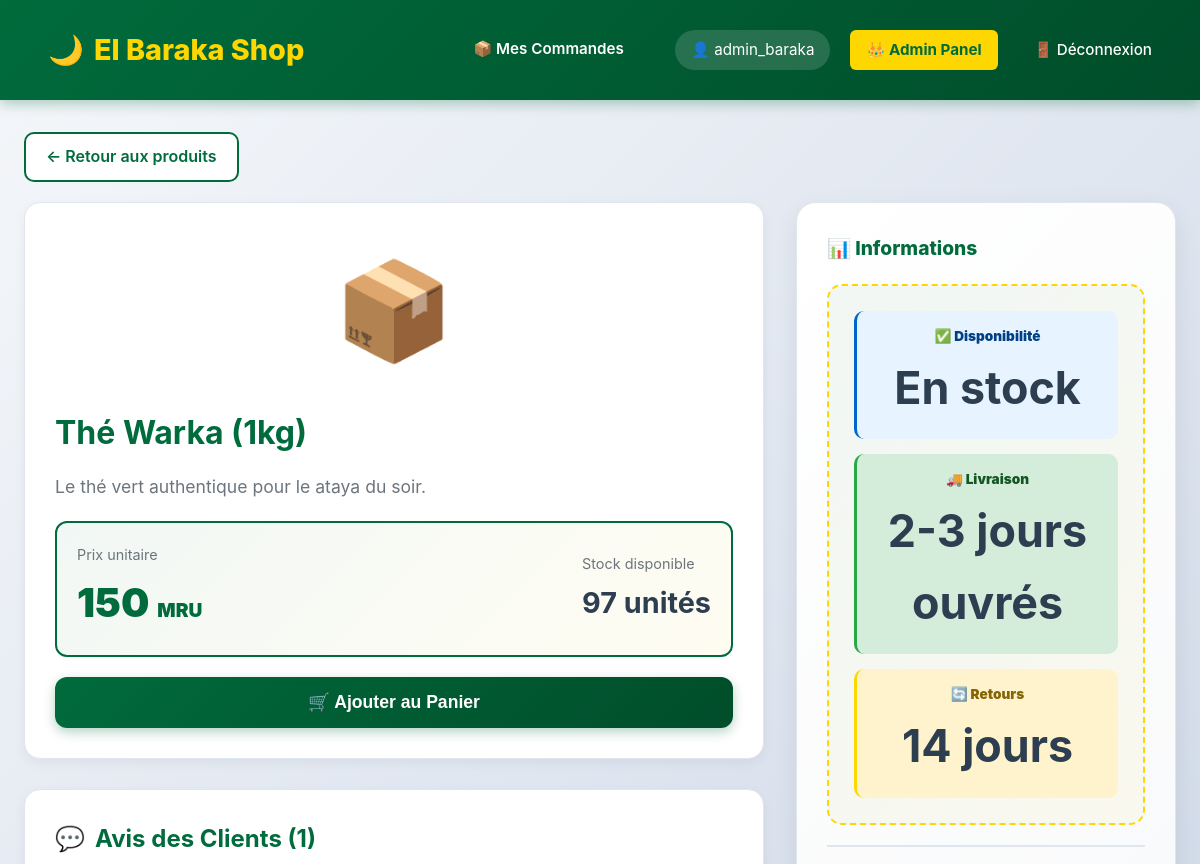
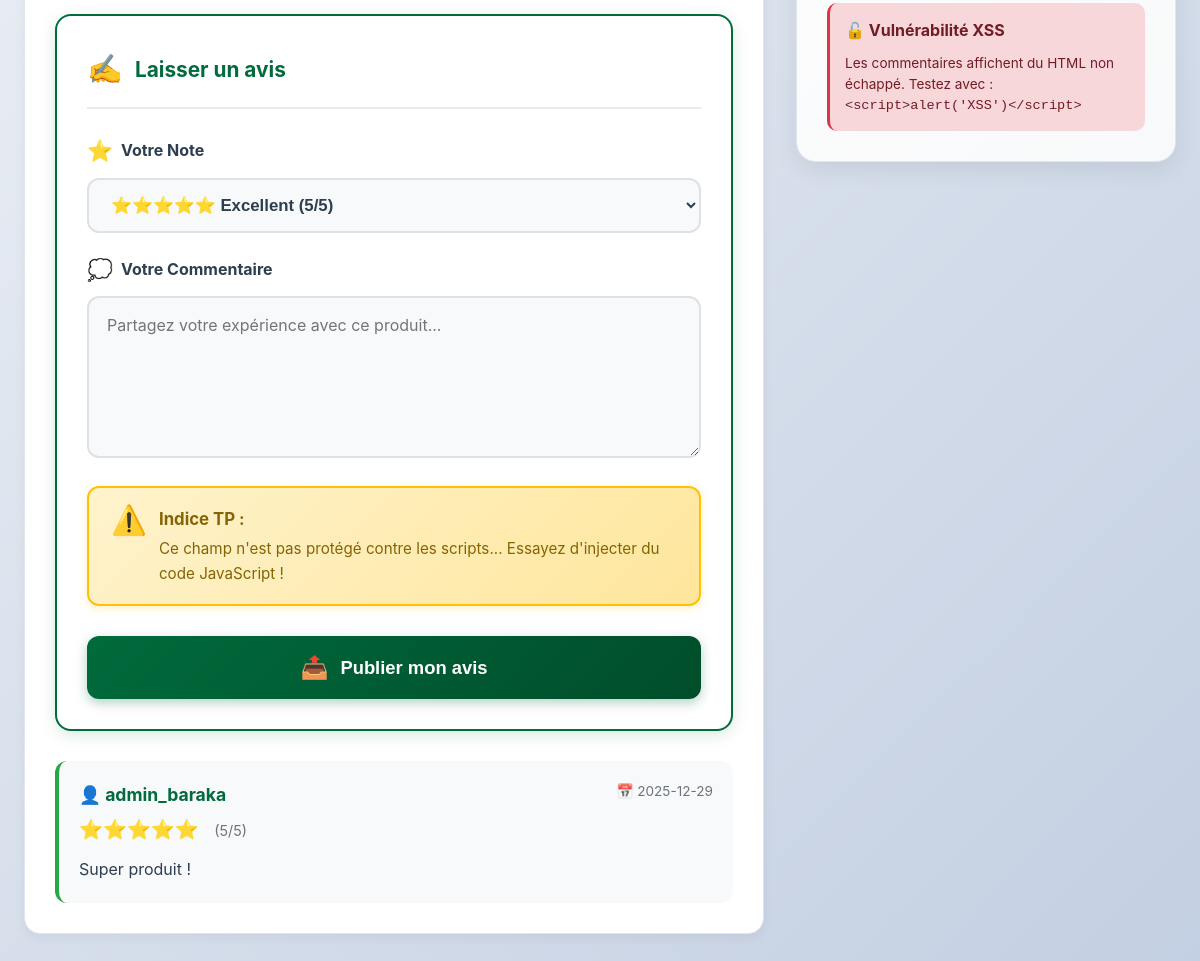
/produit/1 (signed in), run on an earlier commit of the app's database (2 pictures, top to bottom).
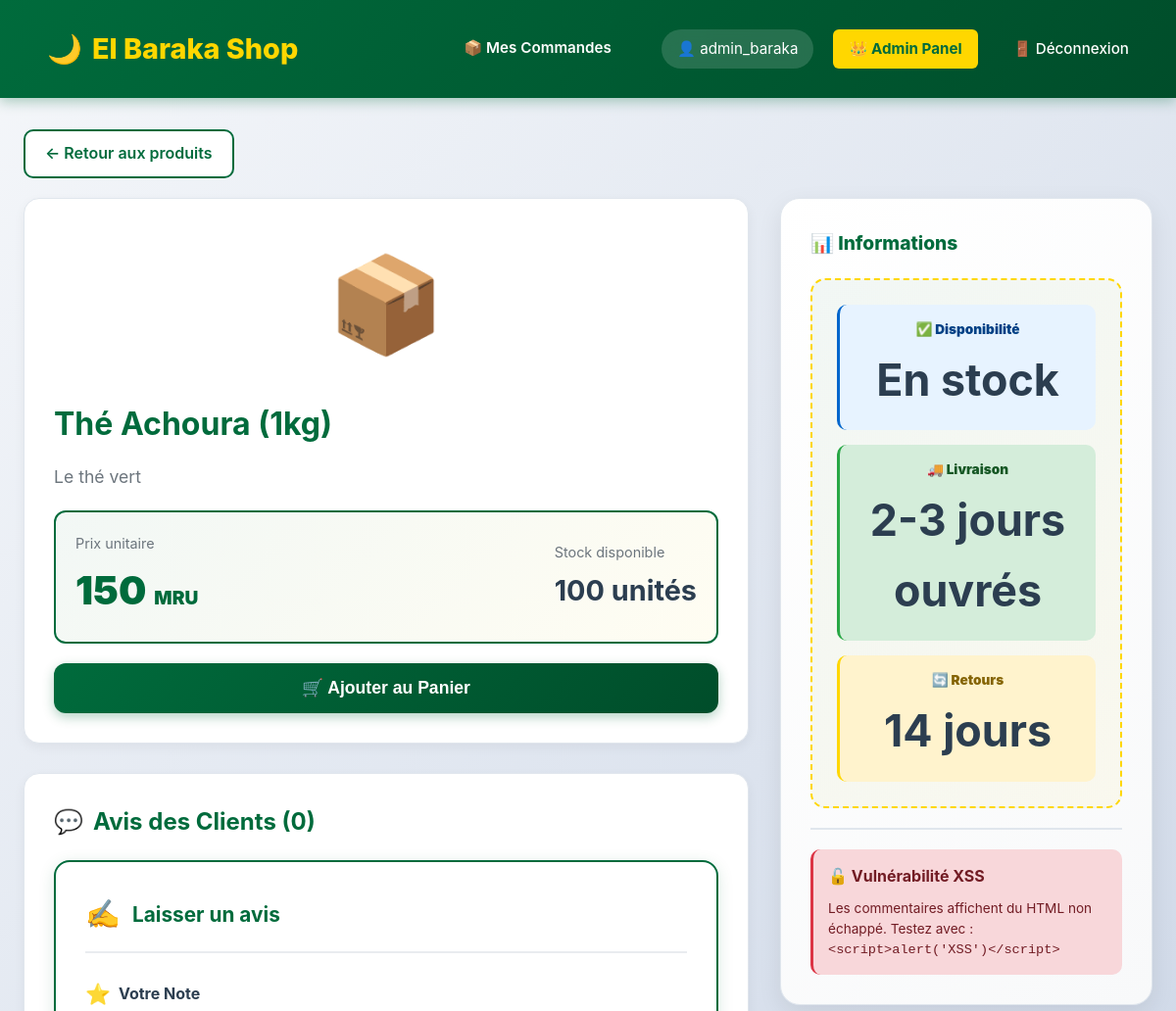
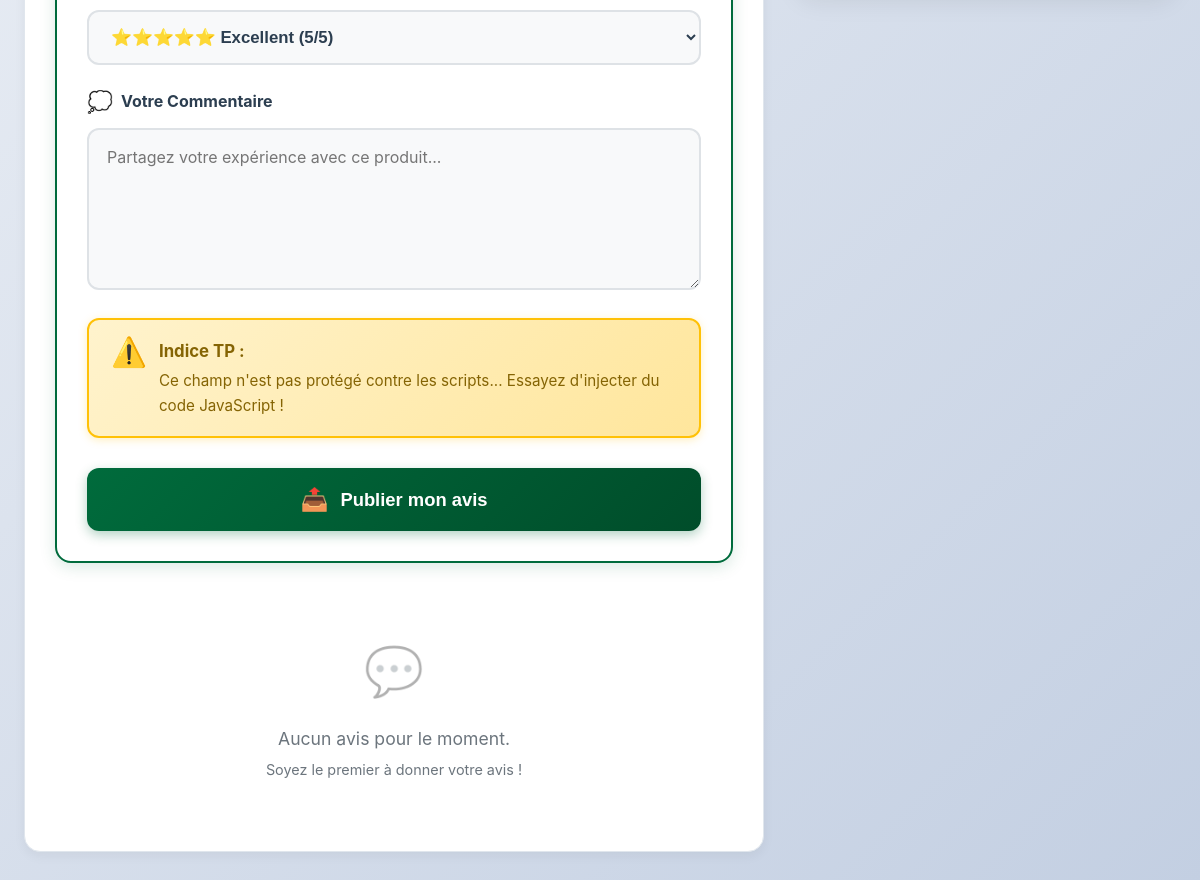
And on a later commit of the database (2 pictures, top to bottom).
### tables this page shows
CREATE TABLE utilisateurs (
            id INTEGER PRIMARY KEY AUTOINCREMENT,
            username TEXT NOT NULL UNIQUE,
            password TEXT NOT NULL,
            telephone TEXT,
            adresse TEXT,
            est_admin BOOLEAN DEFAULT 0,
            solde_mru DECIMAL(10, 2) DEFAULT 0.00
        );

CREATE TABLE produits (
            id INTEGER PRIMARY KEY AUTOINCREMENT,
            nom TEXT NOT NULL,
            description TEXT,
            prix DECIMAL(10, 2) NOT NULL,
            quantite INTEGER DEFAULT 10
        );

CREATE TABLE commentaires (
    id INT AUTO_INCREMENT PRIMARY KEY,
    produit_id INT,
    utilisateur_id INT,
    message TEXT,                          -- L'étudiant injecte <script> ici
    note INT CHECK (note BETWEEN 1 AND 5),
    date_post DATETIME DEFAULT CURRENT_TIMESTAMP,
    FOREIGN KEY (produit_id) REFERENCES produits(id),
    FOREIGN KEY (utilisateur_id) REFERENCES utilisateurs(id)
);

### app.py (the view)
@app.route('/produit/<int:produit_id>')
def produit_details(produit_id):
    if 'user_id' not in session: return redirect('/login')
    conn = get_db_connection()
    produit = conn.execute("SELECT * FROM produits WHERE id = ?", (produit_id,)).fetchone()
    if not produit:
        flash("Produit introuvable.", "danger")
        conn.close()
        return redirect('/')
    commentaires = conn.execute("""
        SELECT c.*, u.username
        FROM commentaires c
        JOIN utilisateurs u ON c.utilisateur_id = u.id
        WHERE c.produit_id = ?
        ORDER BY c.date_post DESC
    """, (produit_id,)).fetchall()
    conn.close()
    return render_template('produit_details.html', produit=produit, commentaires=commentaires)

### app.py (called while the page is built)
def get_db_connection():
    conn = sqlite3.connect('elbaraka.db')
    conn.row_factory = sqlite3.Row
    return conn

### templates/produit_details.html (shortened to what the changed rows need)
{% extends "base.html" %}
{% block content %}
<div style="max-width: 1200px; margin: 0 auto;">
    <div class="main-layout">
        <div>
            <div style="background: white; padding: 30px; border-radius: 16px; box-shadow: 0 4px 12px rgba(0,0,0,0.05); border: 1px solid #e0e6ed; margin-bottom: 30px;">
                <div style="text-align: center; font-size: 6rem; margin-bottom: 20px;">📦</div>
                <h1 style="color: var(--primary); margin-bottom: 15px; font-size: 2rem;">{{ produit.nom }}</h1>
                <p style="color: #6c757d; font-size: 1.1rem; line-height: 1.6; margin-bottom: 20px;">
                    {{ produit.description }}
                </p>
                <div style="display: flex; justify-content: space-between; align-items: center; padding: 20px; background: linear-gradient(135deg, rgba(0, 107, 60, 0.05) 0%, rgba(255, 215, 0, 0.05) 100%); border-radius: 12px; border: 2px solid var(--primary);">
                    <div>
                        <div style="font-size: 0.9rem; color: #6c757d; margin-bottom: 5px;">Prix unitaire</div>
                        <div style="font-size: 2.5rem; font-weight: 900; color: var(--primary);">
                            {{ produit.prix }} <span style="font-size: 1.2rem;">MRU</span>
                        </div>
                    </div>
                    <div>
                        <div style="font-size: 0.9rem; color: #6c757d; margin-bottom: 5px;">Stock disponible</div>
                        <div style="font-size: 1.8rem; font-weight: 700; color: var(--text);">
                            {{ produit.quantite }} unités
                        </div>
                    </div>
                </div>
                <button class="btn-primary" style="width: 100%; margin-top: 20px; padding: 15px; font-size: 1.1rem;">
                    🛒 Ajouter au Panier
                </button>
            </div>
            <div style="background: white; padding: 30px; border-radius: 16px; box-shadow: 0 4px 12px rgba(0,0,0,0.05); border: 1px solid #e0e6ed;">
                <h2 style="color: var(--primary); margin-bottom: 20px; display: flex; align-items: center; gap: 10px;">
                    <span>💬</span>
                    <span>Avis des Clients ({{ commentaires|length }})</span>
                </h2>
                <div style="display: flex; flex-direction: column; gap: 20px;">
                    {% if commentaires %}
                        {% for c in commentaires %}
                        <div style="background: #f8f9fa; padding: 20px; border-radius: 12px; border-left: 4px solid #28a745;">
                            <div style="display: flex; justify-content: space-between; align-items: start; margin-bottom: 10px;">
                                <div>
                                    <strong style="color: var(--primary); font-size: 1.1rem;">👤 {{ c.username }}</strong>
                                    <div style="color: var(--gold); font-size: 1.2rem; margin-top: 5px;">
                                        {{ '⭐' * (c.note|int) }}
                                        <span style="color: #6c757d; font-size: 0.9rem; margin-left: 10px;">({{ c.note }}/5)</span>
                                    </div>
                                </div>
                                <span style="color: #6c757d; font-size: 0.85rem;">
                                    📅 {{ c.date_post[:10] }}
                                </span>
                            </div>
                            <div style="color: var(--text); line-height: 1.6; margin-top: 12px;">
                                {{ c.message | safe }}
                            </div>
                        </div>
                        {% endfor %}
                    {% else %}
                        <div style="text-align: center; padding: 40px; color: #6c757d;">
                            <div style="font-size: 3rem; margin-bottom: 15px; opacity: 0.3;">💬</div>
                            <p style="font-size: 1.1rem; margin: 0;">Aucun avis pour le moment.</p>
                            <p style="font-size: 0.9rem; margin-top: 5px;">Soyez le premier à donner votre avis !</p>
                        </div>
                    {% endif %}
                </div>
            </div>
        </div>
    </div>
</div>
{% endblock %}

### templates/base.html (shortened to what this page needs)
<!DOCTYPE html>
<html lang="fr">
<head>
    <link rel="stylesheet" href="{{ url_for('static', filename='style.css') }}">
</head>
<body>
    <nav class="navbar">
        <a href="/" class="brand">
            <span>🌙</span>
            <span>El Baraka Shop</span>
        </a>
        <div class="user-info">
            {% if session.get('user_id') %}
                <a href="/mes-commandes" style="color: white; text-decoration: none; font-weight: 600; margin-right: 15px; border-bottom: 2px solid transparent; transition: all 0.3s;" onmouseover="this.style.borderBottom='2px solid var(--gold)'" onmouseout="this.style.borderBottom='2px solid transparent'">
                    📦 Mes Commandes
                </a>
                <span style="background: rgba(255, 255, 255, 0.15); padding: 8px 16px; border-radius: 20px; backdrop-filter: blur(10px);">
                    👤 {{ session.get('username') }}
                </span>
                {% if session.get('est_admin') %}
                    <a href="/admin/users" style="background: var(--gold); color: var(--primary); font-weight: 700;">
                        👑 Admin Panel
                    </a>
                {% endif %}
                <a href="/logout">🚪 Déconnexion</a>
            {% else %}
                <a href="/login">🔐 Connexion</a>
            {% endif %}
        </div>
    </nav>
    <div class="container">
        {% block content %}{% endblock %}
    </div>
</body>
</html>

What changed in the data, as far as the page shows it:
no longer on this page (row edited): utilisateurs: get "admin_baraka"
removed commentaires: username "admin_baraka", note "⭐⭐⭐⭐⭐", note "5", date_post "2025-12-29", message "Super produit !"
changed produits: nom "Thé Warka (1kg)" → "Thé Achoura (1kg)"; description "Le thé vert authentique pour le ataya du soir." → "Le thé vert"; quantite "97" → "100"
Also different on the page:
{{ session.get('username') }}: (not shown) → "admin_baraka"
{{ commentaires|length }}: "1" → "0"
text now shown: "💬 Aucun avis pour le moment. Soyez le premier à donner votre avis !"
